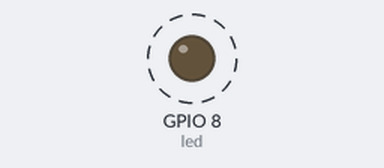
Bench run of a program on a simulated ESP32 board running MicroPython. Shown: output pins drawn as LEDs (lit = HIGH). Dashed ring = blinking. What the program prints to the serial console is not drawn.

Above: at 0.5 s.
Timing chart, 0 to 4.6 s (numbered marks = the images above):
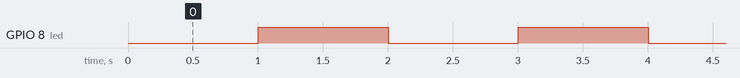

The program:

main.py
```python
#micropython script

#timer in esp32
#timer 2 has dedicated hardware PWM controlletr
#timer 0, timer1 and timer 3 can be used for various timing tasks

import machine

#object for led
led = machine.Pin(8,machine.Pin.OUT)

#object for timer
timer0 = machine.Timer(0)

#method for handling ISRof timer
def timer0_isr(t):
    led.value(not led.value())
    print("LED is on" if led.value() else "LED is off")

#set the timer mode (initialize timer)
#timer can be start using timer0.start() and
#it can be stopped using timer0.stop() methods
#timer automatically start with the initialization

timer0.init(mode = machine.Timer.PERIODIC,period=1000, callback=timer0_isr)

while True:
    try:
        pass
    except KeyboardInterrupt:
        print("Exit")
        break

timer0.init()
```

Measured:
- by itself, GPIO 8 (led): alternates HIGH for 1.0 s and LOW for 1.0 s
